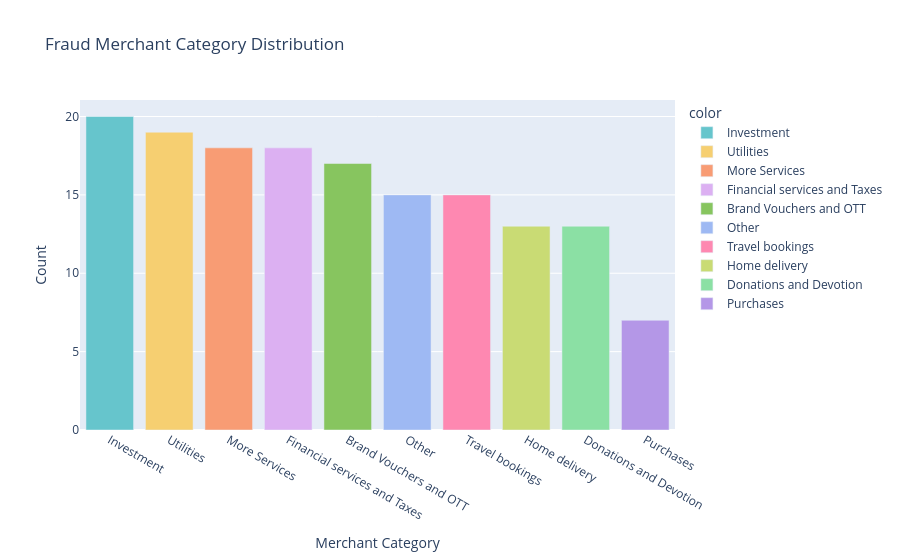

The code cell stored with this chart in its notebook:
### Code cell
fig = px.bar(x = fraud['Merchant_Category'].value_counts().index,
             y = fraud['Merchant_Category'].value_counts().values,
             color = fraud['Merchant_Category'].value_counts().index,
             title = 'Fraud Merchant Category Distribution',
             labels = {'x':'Merchant Category', 'y':'Count'},
             color_discrete_sequence=px.colors.qualitative.Pastel)
fig.update_layout(xaxis={'categoryorder':'total descending'})
fig.show()

### Figure 1 — Plotly figure (JSON) as saved in the notebook; plotly's stock layout.template omitted (floating-point values rounded to 4 significant figures)
{"data": [{"hovertemplate": "color=Investment<br>Merchant Category=%{x}<br>Count=%{y}<extra></extra>", "legendgroup": "Investment", "marker": {"color": "rgb(102, 197, 204)", "pattern": {"shape": ""}}, "name": "Investment", "orientation": "v", "showlegend": true, "textposition": "auto", "type": "bar", "x": ["Investment"], "xaxis": "x", "y": [20], "yaxis": "y"}, {"hovertemplate": "color=Utilities<br>Merchant Category=%{x}<br>Count=%{y}<extra></extra>", "legendgroup": "Utilities", "marker": {"color": "rgb(246, 207, 113)", "pattern": {"shape": ""}}, "name": "Utilities", "orientation": "v", "showlegend": true, "textposition": "auto", "type": "bar", "x": ["Utilities"], "xaxis": "x", "y": [19], "yaxis": "y"}, {"hovertemplate": "color=More Services<br>Merchant Category=%{x}<br>Count=%{y}<extra></extra>", "legendgroup": "More Services", "marker": {"color": "rgb(248, 156, 116)", "pattern": {"shape": ""}}, "name": "More Services", "orientation": "v", "showlegend": true, "textposition": "auto", "type": "bar", "x": ["More Services"], "xaxis": "x", "y": [18], "yaxis": "y"}, {"hovertemplate": "color=Financial services and Taxes<br>Merchant Category=%{x}<br>Count=%{y}<extra></extra>", "legendgroup": "Financial services and Taxes", "marker": {"color": "rgb(220, 176, 242)", "pattern": {"shape": ""}}, "name": "Financial services and Taxes", "orientation": "v", "showlegend": true, "textposition": "auto", "type": "bar", "x": ["Financial services and Taxes"], "xaxis": "x", "y": [18], "yaxis": "y"}, {"hovertemplate": "color=Brand Vouchers and OTT<br>Merchant Category=%{x}<br>Count=%{y}<extra></extra>", "legendgroup": "Brand Vouchers and OTT", "marker": {"color": "rgb(135, 197, 95)", "pattern": {"shape": ""}}, "name": "Brand Vouchers and OTT", "orientation": "v", "showlegend": true, "textposition": "auto", "type": "bar", "x": ["Brand Vouchers and OTT"], "xaxis": "x", "y": [17], "yaxis": "y"}, {"hovertemplate": "color=Other<br>Merchant Category=%{x}<br>Count=%{y}<extra></extra>", "legendgroup": "Other", "marker": {"color": "rgb(158, 185, 243)", "pattern": {"shape": ""}}, "name": "Other", "orientation": "v", "showlegend": true, "textposition": "auto", "type": "bar", "x": ["Other"], "xaxis": "x", "y": [15], "yaxis": "y"}, {"hovertemplate": "color=Travel bookings<br>Merchant Category=%{x}<br>Count=%{y}<extra></extra>", "legendgroup": "Travel bookings", "marker": {"color": "rgb(254, 136, 177)", "pattern": {"shape": ""}}, "name": "Travel bookings", "orientation": "v", "showlegend": true, "textposition": "auto", "type": "bar", "x": ["Travel bookings"], "xaxis": "x", "y": [15], "yaxis": "y"}, {"hovertemplate": "color=Home delivery<br>Merchant Category=%{x}<br>Count=%{y}<extra></extra>", "legendgroup": "Home delivery", "marker": {"color": "rgb(201, 219, 116)", "pattern": {"shape": ""}}, "name": "Home delivery", "orientation": "v", "showlegend": true, "textposition": "auto", "type": "bar", "x": ["Home delivery"], "xaxis": "x", "y": [13], "yaxis": "y"}, {"hovertemplate": "color=Donations and Devotion<br>Merchant Category=%{x}<br>Count=%{y}<extra></extra>", "legendgroup": "Donations and Devotion", "marker": {"color": "rgb(139, 224, 164)", "pattern": {"shape": ""}}, "name": "Donations and Devotion", "orientation": "v", "showlegend": true, "textposition": "auto", "type": "bar", "x": ["Donations and Devotion"], "xaxis": "x", "y": [13], "yaxis": "y"}, {"hovertemplate": "color=Purchases<br>Merchant Category=%{x}<br>Count=%{y}<extra></extra>", "legendgroup": "Purchases", "marker": {"color": "rgb(180, 151, 231)", "pattern": {"shape": ""}}, "name": "Purchases", "orientation": "v", "showlegend": true, "textposition": "auto", "type": "bar", "x": ["Purchases"], "xaxis": "x", "y": [7], "yaxis": "y"}], "layout": {"barmode": "relative", "legend": {"title": {"text": "color"}, "tracegroupgap": 0}, "title": {"text": "Fraud Merchant Category Distribution"}, "xaxis": {"anchor": "y", "categoryorder": "total descending", "domain": [0, 1], "title": {"text": "Merchant Category"}}, "yaxis": {"anchor": "x", "domain": [0, 1], "title": {"text": "Count"}}}}
